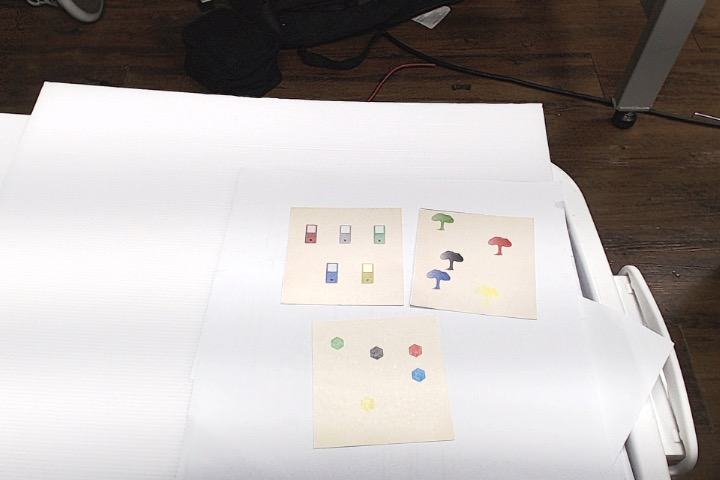
#> input picture colorTest.png, 720 x 480 px, given in place of X.mp4, which was not available
$ python NEW1648.py
#> lines starting #> are read from the running program, lines starting #| are printed output that depends on the picture; after the words box and inside, x2 and y2 are one past the last pixel; in counts of white or black regions, pixels touching at a corner belong together; pictures that were not available may be replaced by others from this repository, and a replacement may not be noted
from pyimagesearch.transform import four_point_transform
import cv2
import numpy as np
import imutils

def nothing(x):
    # any operation
    pass


cap = cv2.VideoCapture("VDO/X.mp4")
cap.set(cv2.CAP_PROP_FRAME_WIDTH, 800)
cap.set(cv2.CAP_PROP_FRAME_HEIGHT, 600)

l_h = 66
l_s = 0
l_v = 53
u_h = 168
u_s = 49
u_v = 255
FOUND_CARD = False

font = cv2.FONT_HERSHEY_COMPLEX

while True:
    _, frame = cap.read()
#> frame is the input picture: shape (480, 720, 3); mean B, G, R 172.7, 174.6, 180.1
    frame =  cv2.resize(frame,(int(800),int(600)))
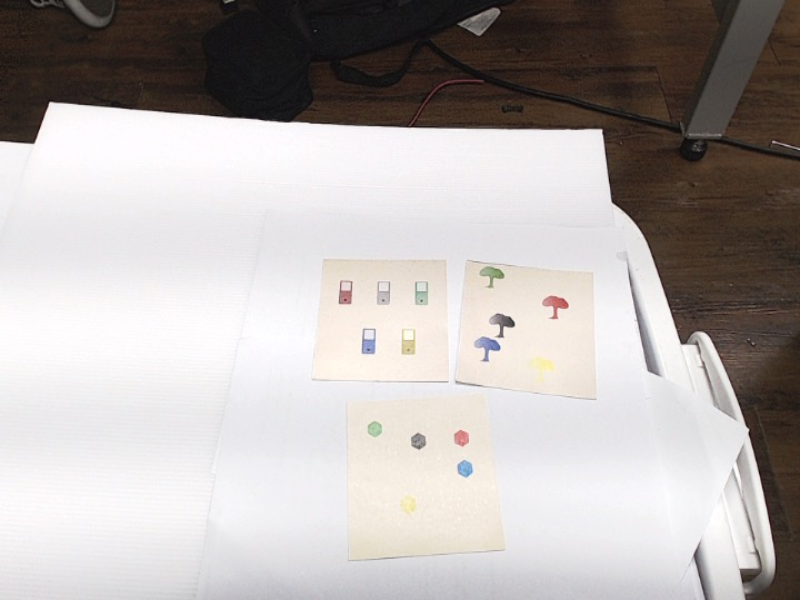
#> frame: shape (600, 800, 3); mean B, G, R 172.6, 174.5, 180
    original = frame.copy()
    Mblurred = cv2.medianBlur(frame, 7)
    hsv = cv2.cvtColor(Mblurred, cv2.COLOR_BGR2HSV)
#> hsv: shape (600, 800, 3); mean H, S, V 83.7, 30.4, 181


    lower_red = np.array([l_h, l_s, l_v])
    upper_red = np.array([u_h, u_s, u_v])

    mask = cv2.inRange(hsv, lower_red, upper_red)
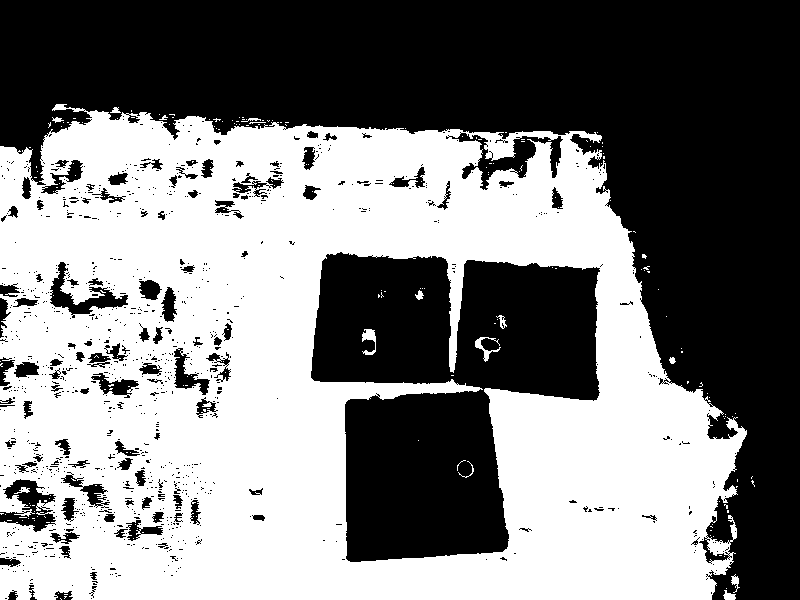
#> mask: shape (600, 800); 49.9% white; 210 white regions (196 under 20 px), largest, box (x1, y1, x2, y2) and area: (0, 104, 747, 600) 237943, (362, 329, 376, 355) 188, (475, 337, 501, 362) 180
    kernel = np.ones((5, 5), np.uint8)
    mask = cv2.erode(mask, kernel)
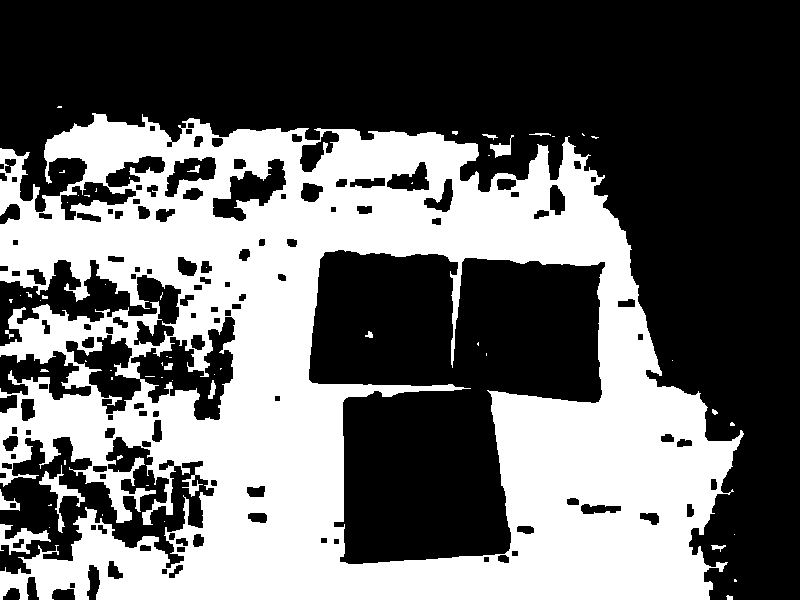
#> mask: shape (600, 800); 40.6% white; 61 white regions (42 under 20 px), largest, box (x1, y1, x2, y2) and area: (0, 113, 744, 600) 192517, (0, 524, 51, 555) 652, (39, 465, 85, 533) 618

    edged = cv2.Canny(mask, 50, 220)
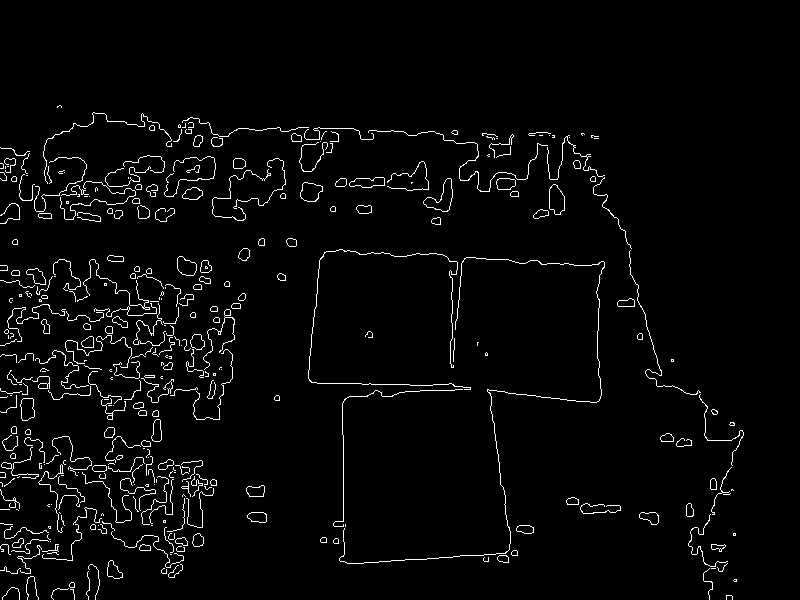
#> edged: shape (600, 800); 2.9% white in thin lines or dots, all inside (x1, y1, x2, y2) = (0, 105, 744, 600)


    contours, _ = cv2.findContours(
    mask, cv2.RETR_TREE, cv2.CHAIN_APPROX_SIMPLE)
#> contours = 182 contours, 50 with area under 20; largest, box (x1, y1, x2, y2) and area: (0, 113, 744, 600) 275384, (308, 249, 606, 565) 64114, (130, 316, 236, 421) 5031, (65, 334, 142, 415) 2862, (212, 158, 287, 222) 2136

    for cnt in contours:
        area = cv2.contourArea(cnt)
        approx = cv2.approxPolyDP(cnt, 0.02*cv2.arcLength(cnt, True), True)
        x = approx.ravel()[0]
        y = approx.ravel()[1]

        if 15000 > area > 5000:
            cv2.drawContours(frame, [approx], 0, (0, 0, 0), 5)

            if len(approx) == 4:
                cv2.putText(mask, "CARD", (x, y-20), font, 1, (0, 0, 0))
                FOUND_CARD = True

                if FOUND_CARD == True:
                    cnts = cv2.findContours(edged.copy(), cv2.RETR_LIST, cv2.CHAIN_APPROX_SIMPLE)
                    cnts = imutils.grab_contours(cnts)
                    cnts = sorted(cnts, key = cv2.contourArea, reverse = True)[:5]
                    for c in cnts:
                        peri = cv2.arcLength(c, True)
                        approx = cv2.approxPolyDP(c, 0.02 * peri, True)

                        if len(approx) == 4:
                            Approx = approx
                            break
                Outline = cv2.drawContours(original.copy(), [Approx], -5, (0, 0, 255), 2)
                ratio = Outline.shape[0] / 600.0
                Your_CARD = four_point_transform(original, Approx.reshape(4, 2) * ratio)
                Your_CARD =  cv2.resize(Your_CARD,(int(600),int(600)))
                cv2.imshow("Outline", Outline)
                cv2.imshow("Your_CARD", Your_CARD)
                img_name = "img_CARD.png"
                cv2.imwrite(img_name, Your_CARD)
                cap.release()
                cv2.destroyAllWindows()
#> this loop made 182 passes
#> (area, x, y) on passes 3, 6, 7: (34, 711, 545), (608, 0, 524), (81, 24, 539)
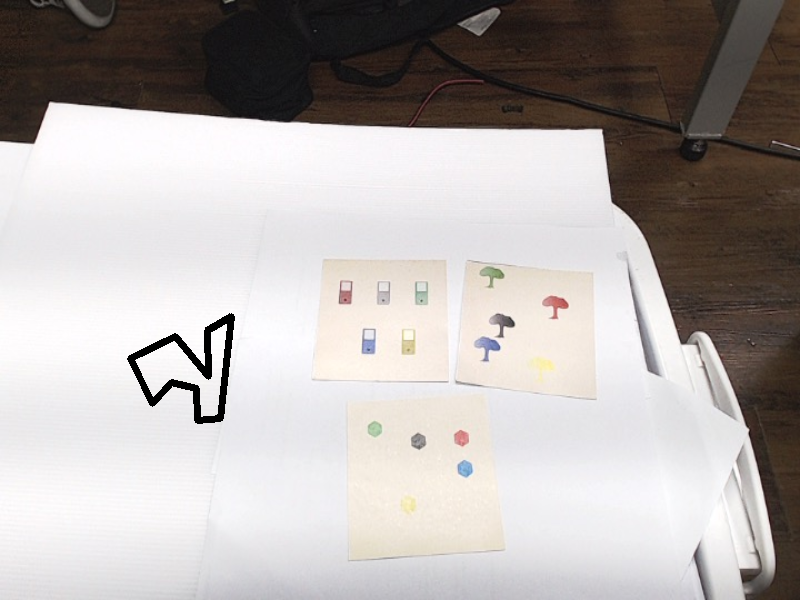
#> frame: shape (600, 800, 3); 0.62% of pixels changed, all inside (x1, y1, x2, y2) = (127, 313, 235, 424)
#> after the loop, FOUND_CARD = False


    cv2.imshow("edged", edged)

    cv2.imshow("Mask", mask)

    key = cv2.waitKey(1)
#> (key Esc is pressed here)
    if key == 27:
        break

cap.release()
cv2.destroyAllWindows()
